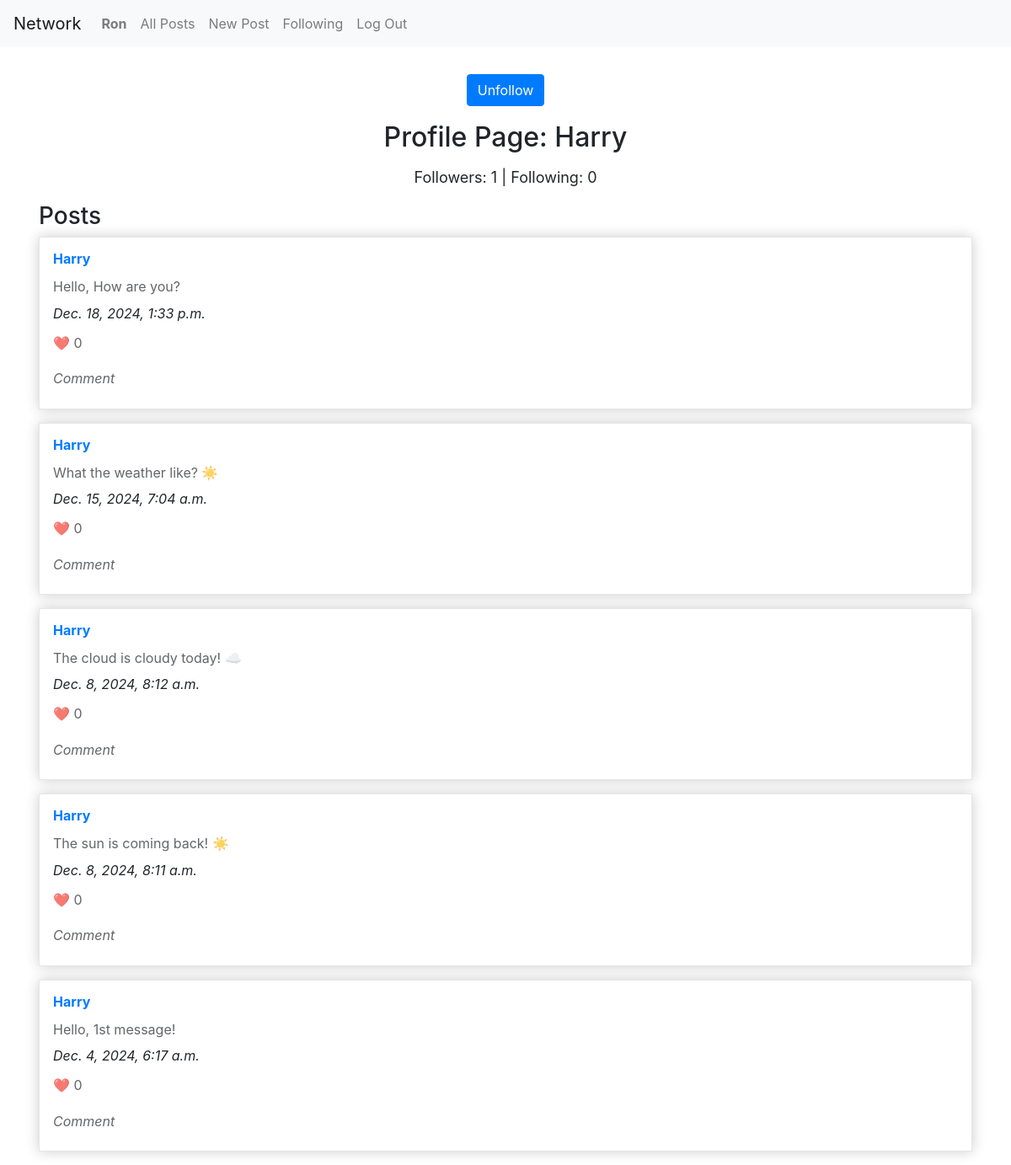
The page /profile/Harry (signed in) on the database its author committed.
### network/models.py (models this page shows)
class User(AbstractUser):
    pass

class Post(models.Model):
    user = models.ForeignKey("User", on_delete=models.CASCADE, related_name="posts")
    content = models.TextField()
    date = models.DateTimeField(auto_now_add=True)
    likes = models.ManyToManyField("User", related_name="liked_posts", blank=True)

### network/views.py (the view)
# urls.py: path("profile/<str:username>", views.profile, name="profile"),
def profile(request, username):
    user_profile = User.objects.get(username=username)
    posts = Post.objects.all().filter(user=user_profile).order_by("-date")
    followers = Follow.objects.filter(user=user_profile.id).count()
    current_user = request.user
    current_user_id = request.user.id
    following = Follow.objects.filter(following=user_profile.id).count()
    if request.user.is_authenticated:
        is_following = Follow.objects.filter(user=user_profile, following=current_user).exists()
    return render(request, "network/profile.html", {
        "user_profile": user_profile,
        "posts": posts,
        "is_following": is_following,
        "current_user": current_user,
        "following": following,
        "followers": followers
    })

### network/templates/network/profile.html
{% extends "network/layout.html" %}
{% load static %}
{% block body %}
  <div class="container">
    {% if user.is_authenticated and user != user_profile %}
      <div class="button-left">
        {% if is_following %}
          <a class="btn btn-primary" id="unfollow-btn" href="{% url 'follow' user_profile %}">Unfollow</a>
        {% else %}
          <a class="btn btn-primary" id="follow-btn" href="{% url 'follow' user_profile %}">Follow</a>
        {% endif %}
      </div>
    {% endif %}
    <h2>Profile Page: {{ user_profile }}</h2>
    <p class="follower-content">Followers: {{ followers }} | Following: {{ following }}</p>
    <h3>Posts</h3>
    {% for post in posts %}
      <div class="card-post">
        <h3><a href="{% url 'profile' post.user %}">{{post.user}}</a></h3>
        <p>
          {{ post.content }}
        </p>
        <i>{{post.date}}</i>
        <p>❤️ 0</p>
        <p><i>Comment</i></p>
      </div>
    {% endfor %}
  </div>
{% endblock %}

### network/templates/network/layout.html (shortened to what this page needs)
{% load static %}
<!DOCTYPE html>
<html lang="en">
    <head>
        <link rel="stylesheet" href="https://stackpath.bootstrapcdn.com/bootstrap/4.4.1/css/bootstrap.min.css">
        <link href="{% static 'network/styles.css' %}" rel="stylesheet">
    </head>
    <body>
        <nav class="navbar navbar-expand-lg navbar-light bg-light">
            <a class="navbar-brand" href="{% url 'index' %}">Network</a>
            <div>
              <ul class="navbar-nav mr-auto">
                {% if user.is_authenticated %}
                    <li class="nav-item">
                        <a class="nav-link" href="{% url 'index' %}"><strong>{{ user.username }}</strong></a>
                    </li>
                {% endif %}
                <li class="nav-item">
                  <a class="nav-link" href="{% url 'index' %}">All Posts</a>
                </li>
                {% if user.is_authenticated %}
                    <li class="nav-item">
                      <a class="nav-link" href="{% url 'new_post' %}">New Post</a>
                    </li>
                    <li class="nav-item">
                        <a class="nav-link" href="{% url 'following' %}">Following</a>
                    </li>
                    <li class="nav-item">
                        <a class="nav-link" href="{% url 'logout' %}">Log Out</a>
                    </li>
                {% endif %}
              </ul>
            </div>
          </nav>
        <div class="body">
            {% block body %}
            {% endblock %}
        </div>
    </body>
</html>

### network/static/network/styles.css (style rules this page uses)
.container { max-width: auto; margin-top: 32px; padding: 0 16px; }
.container h2 { margin-bottom: 16px; text-align: center; }
.follower-content { text-align: center; font-size: 18px; line-height: 1.4; }
.button-left { text-align: center; margin-bottom: 18px; }
.card-post { margin-bottom: 16px; padding: 1em; overflow: hidden; height: auto; background: white; border: solid 1px #e6e6e6; box-shadow: 0 0 15px rgba(0,0,0,0.2); display: flex; flex-direction: column; }
.card-post h3 { font-size: 16px; font-weight: bold; margin: 0; }
.card-post p { font-size: 16px; line-height: 1.4; opacity: .7; margin-bottom: 8px; margin-top: 12px; }

### rows shown on the page
User: username "Ron"
User: username "Harry"
Post: user "Harry", content "Hello, How are you?", date "Dec. 18, 2024, 1:33 p.m."
Post: user "Harry", content "What the weather like? ☀️", date "Dec. 15, 2024, 7:04 a.m."
Post: user "Harry", content "The cloud is cloudy today! ☁️", date "Dec. 8, 2024, 8:12 a.m."
Post: user "Harry", content "The sun is coming back! ☀️", date "Dec. 8, 2024, 8:11 a.m."
Post: user "Harry", content "Hello, 1st message!", date "Dec. 4, 2024, 6:17 a.m."

### other values the page prints
{{ followers }} "1"
{{ following }} "0"
